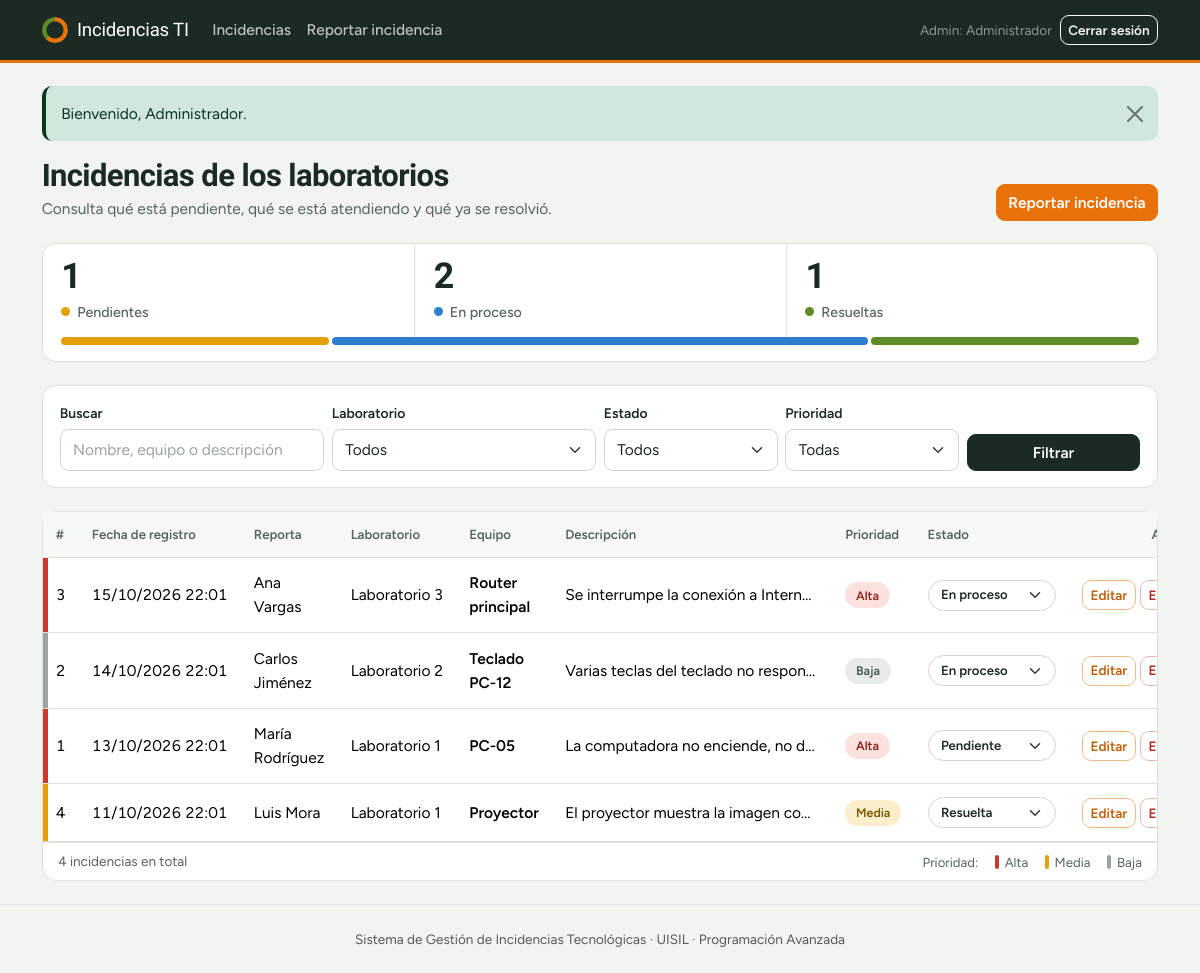
/index.php (signed in), run on the app's committed database.
### tables this page shows
CREATE TABLE IF NOT EXISTS incidencias (
  id                  INT UNSIGNED NOT NULL AUTO_INCREMENT,
  reportante          VARCHAR(100) NOT NULL,    
  laboratorio         VARCHAR(50)  NOT NULL,
  equipo              VARCHAR(100) NOT NULL,    
  descripcion         TEXT         NOT NULL,
  prioridad           ENUM('Baja','Media','Alta') NOT NULL DEFAULT 'Media',
  estado              ENUM('Pendiente','En proceso','Resuelta') NOT NULL DEFAULT 'Pendiente',
  fecha_registro      DATETIME     NOT NULL DEFAULT CURRENT_TIMESTAMP,    
  fecha_actualizacion DATETIME     NOT NULL DEFAULT CURRENT_TIMESTAMP ON UPDATE CURRENT_TIMESTAMP,    
  PRIMARY KEY (id),
   
  KEY idx_incidencias_laboratorio (laboratorio),
  KEY idx_incidencias_estado (estado),
  KEY idx_incidencias_prioridad (prioridad)
);

### includes/funciones.php (called while the page is built, shortened)
<?php
function e($valor): string
{
    return htmlspecialchars((string)$valor, ENT_QUOTES, 'UTF-8');
}
function badge_prioridad(string $prioridad): string
{
    return match ($prioridad) {
        'Alta'  => 'prioridad-alta',
        'Media' => 'prioridad-media',
        'Baja'  => 'prioridad-baja',
        default => 'prioridad-baja',
    };
}

### includes/auth.php (called while the page is built, shortened)
<?php
require_once __DIR__ . '/funciones.php';
function esta_autenticado(): bool
{
    return !empty($_SESSION['usuario_id']);
}

### index.php (the view, shortened to what this page needs)
<?php
require_once __DIR__ . '/config/db.php';
require_once __DIR__ . '/includes/auth.php';
$f_lab    = trim($_GET['laboratorio'] ?? '');
$f_estado = trim($_GET['estado'] ?? '');
$f_prio   = trim($_GET['prioridad'] ?? '');
$f_texto  = trim($_GET['q'] ?? '');
$sql = 'SELECT id, reportante, laboratorio, equipo, descripcion, prioridad, estado, fecha_registro
        FROM incidencias';
$sql .= ' ORDER BY fecha_registro DESC, id DESC';
$stmt = $conn->prepare($sql);
$stmt->execute();
$resultado = $stmt->get_result();
$incidencias = $resultado->fetch_all(MYSQLI_ASSOC);
$resumen = ['Pendiente' => 0, 'En proceso' => 0, 'Resuelta' => 0];
$rs = $conn->query('SELECT estado, COUNT(*) AS total FROM incidencias GROUP BY estado');
while ($fila = $rs->fetch_assoc()) {
    $resumen[$fila['estado']] = (int)$fila['total'];
}
$admin = esta_autenticado();
$hayFiltros = ($f_lab !== '' || $f_estado !== '' || $f_prio !== '' || $f_texto !== '');
require __DIR__ . '/includes/header.php';
?>
<div class="page-head">
    <div>
        <h1>Incidencias de los laboratorios</h1>
        <p>Consulta qué está pendiente, qué se está atendiendo y qué ya se resolvió.</p>
    </div>
    <a href="crear.php" class="btn btn-primary">Reportar incidencia</a>
</div>
<?php $totalGeneral = array_sum($resumen);    ?>
<section class="status-strip" aria-label="Resumen por estado">
    <div class="status-cells">
        <a class="status-cell cell-pendiente" href="index.php?estado=Pendiente">
            <strong><?= $resumen['Pendiente'] ?></strong><span>Pendientes</span>
        </a>
        <a class="status-cell cell-proceso" href="index.php?estado=En+proceso">
            <strong><?= $resumen['En proceso'] ?></strong><span>En proceso</span>
        </a>
        <a class="status-cell cell-resuelta" href="index.php?estado=Resuelta">
            <strong><?= $resumen['Resuelta'] ?></strong><span>Resueltas</span>
        </a>
    </div>
    <?php if ($totalGeneral > 0): ?>
        <div class="status-bar" role="img"
             aria-label="<?= $resumen['Pendiente'] ?> pendientes, <?= $resumen['En proceso'] ?> en proceso, <?= $resumen['Resuelta'] ?> resueltas">
            <?php if ($resumen['Pendiente'] > 0): ?><i class="seg-pendiente" style="flex: <?= $resumen['Pendiente'] ?>"></i><?php endif; ?>
            <?php if ($resumen['En proceso'] > 0): ?><i class="seg-proceso" style="flex: <?= $resumen['En proceso'] ?>"></i><?php endif; ?>
            <?php if ($resumen['Resuelta'] > 0): ?><i class="seg-resuelta" style="flex: <?= $resumen['Resuelta'] ?>"></i><?php endif; ?>
        </div>
    <?php else: ?>
        <div class="status-bar is-empty" aria-hidden="true"><i></i></div>
    <?php endif; ?>
</section>
<form method="get" class="card filter-card mb-4">
    <div class="row g-2 align-items-end">
        <div class="col-md-3">
            <label class="form-label small mb-1" for="q">Buscar</label>
            <input type="text" class="form-control" id="q" name="q" placeholder="Nombre, equipo o descripción"
                   value="<?= e($f_texto) ?>">
        </div>
        <div class="col-md-3">
            <label class="form-label small mb-1" for="f_lab">Laboratorio</label>
            <select class="form-select" id="f_lab" name="laboratorio">
                <option value="">Todos</option>
            </select>
        </div>
        <div class="col-md-2">
            <label class="form-label small mb-1" for="f_estado">Estado</label>
            <select class="form-select" id="f_estado" name="estado">
                <option value="">Todos</option>
            </select>
        </div>
        <div class="col-md-2">
            <label class="form-label small mb-1" for="f_prio">Prioridad</label>
            <select class="form-select" id="f_prio" name="prioridad">
                <option value="">Todas</option>
            </select>
        </div>
        <div class="col-md-2 d-flex gap-2">
            <button type="submit" class="btn btn-dark flex-fill">Filtrar</button>
        </div>
    </div>
</form>
<div class="card">
    <div class="table-responsive">
        <table class="table table-hover align-middle mb-0">
            <thead class="table-light">
                <tr>
                    <th>#</th>
                    <th>Fecha de registro</th>
                    <th>Reporta</th>
                    <th>Laboratorio</th>
                    <th>Equipo</th>
                    <th>Descripción</th>
                    <th>Prioridad</th>
                    <th>Estado</th>
                    <?php if ($admin): ?><th class="text-end">Acciones</th><?php endif; ?>
                </tr>
            </thead>
            <tbody>
            <?php foreach ($incidencias as $inc): ?>
                <tr class="prio-<?= e(strtolower($inc['prioridad'])) ?>">
                    <td class="col-id"><?= (int)$inc['id'] ?></td>
                    <td class="col-fecha"><?= e(date('d/m/Y H:i', strtotime($inc['fecha_registro']))) ?></td>
                    <td><?= e($inc['reportante']) ?></td>
                    <td class="text-nowrap"><?= e($inc['laboratorio']) ?></td>
                    <td class="col-equipo"><?= e($inc['equipo']) ?></td>
                    <td class="desc-cell" title="<?= e($inc['descripcion']) ?>"><?= e($inc['descripcion']) ?></td>
                    <td><span class="pill <?= badge_prioridad($inc['prioridad']) ?>"><?= e($inc['prioridad']) ?></span></td>
                    <td>
                        <?php if ($admin): ?>
                            <form method="post" action="estado.php" class="d-flex gap-1">
                                <select name="estado" class="form-select form-select-sm estado-select" onchange="this.form.submit()"
                                        aria-label="Cambiar estado">
                                    <?php foreach (ESTADOS as $est): ?>
                                        <option value="<?= e($est) ?>" <?= $inc['estado'] === $est ? 'selected' : '' ?>><?= e($est) ?></option>
                                    <?php endforeach; ?>
                                </select>
                            </form>
                        <?php else: ?>
                            <span class="pill <?= badge_estado($inc['estado']) ?>"><?= e($inc['estado']) ?></span>
                        <?php endif; ?>
                    </td>
                    <?php if ($admin): ?>
                        <td class="text-end text-nowrap">
                            <a href="editar.php?id=<?= (int)$inc['id'] ?>" class="btn btn-sm btn-outline-primary">Editar</a>
                            <form method="post" action="eliminar.php" class="d-inline form-eliminar"
                                  data-descripcion="#<?= (int)$inc['id'] ?> - <?= e($inc['equipo']) ?>">
                                <button type="submit" class="btn btn-sm btn-outline-danger">Eliminar</button>
                            </form>
                        </td>
                    <?php endif; ?>
                </tr>
            <?php endforeach; ?>
            </tbody>
        </table>
    </div>
    <div class="card-footer d-flex flex-wrap justify-content-between gap-2 small text-muted">
        <span>
            <?= count($incidencias) ?> incidencia<?= count($incidencias) === 1 ? '' : 's' ?>
            <?= $hayFiltros ? 'con los filtros aplicados' : 'en total' ?>
        </span>
        <span class="table-legend">
            Prioridad:
            <span><i style="background: var(--prio-alta)"></i>Alta</span>
            <span><i style="background: var(--prio-media)"></i>Media</span>
            <span><i style="background: var(--prio-baja)"></i>Baja</span>
        </span>
    </div>
</div>
<?php require __DIR__ . '/includes/footer.php'; ?>

### data on the page
incidencias: id "3", fecha_registro "15/10/2026 22:01", reportante "Ana Vargas", laboratorio "Laboratorio 3", equipo "Router principal", descripcion "Se interrumpe la conexión a Intern…", prioridad "Alta"
incidencias: id "2", fecha_registro "14/10/2026 22:01", reportante "Carlos Jiménez", laboratorio "Laboratorio 2", equipo "Teclado PC-12", descripcion "Varias teclas del teclado no respon…", prioridad "Baja"
incidencias: id "1", fecha_registro "13/10/2026 22:01", reportante "María Rodríguez", laboratorio "Laboratorio 1", equipo "PC-05", descripcion "La computadora no enciende, no d…", prioridad "Alta"
incidencias: id "4", fecha_registro "11/10/2026 22:01", reportante "Luis Mora", laboratorio "Laboratorio 1", equipo "Proyector", descripcion "El proyector muestra la imagen co…", prioridad "Media"

### other printed values
$_SESSION['usuario_nombre'] "Administrador"
$flash['mensaje'] "Bienvenido, Administrador."
$resumen['Pendiente'] "1"
$resumen['En proceso'] "2"
$resumen['Resuelta'] "1"
count($incidencias) "4"
form field estado "En proceso"
form field estado "Pendiente"
form field estado "Resuelta"
